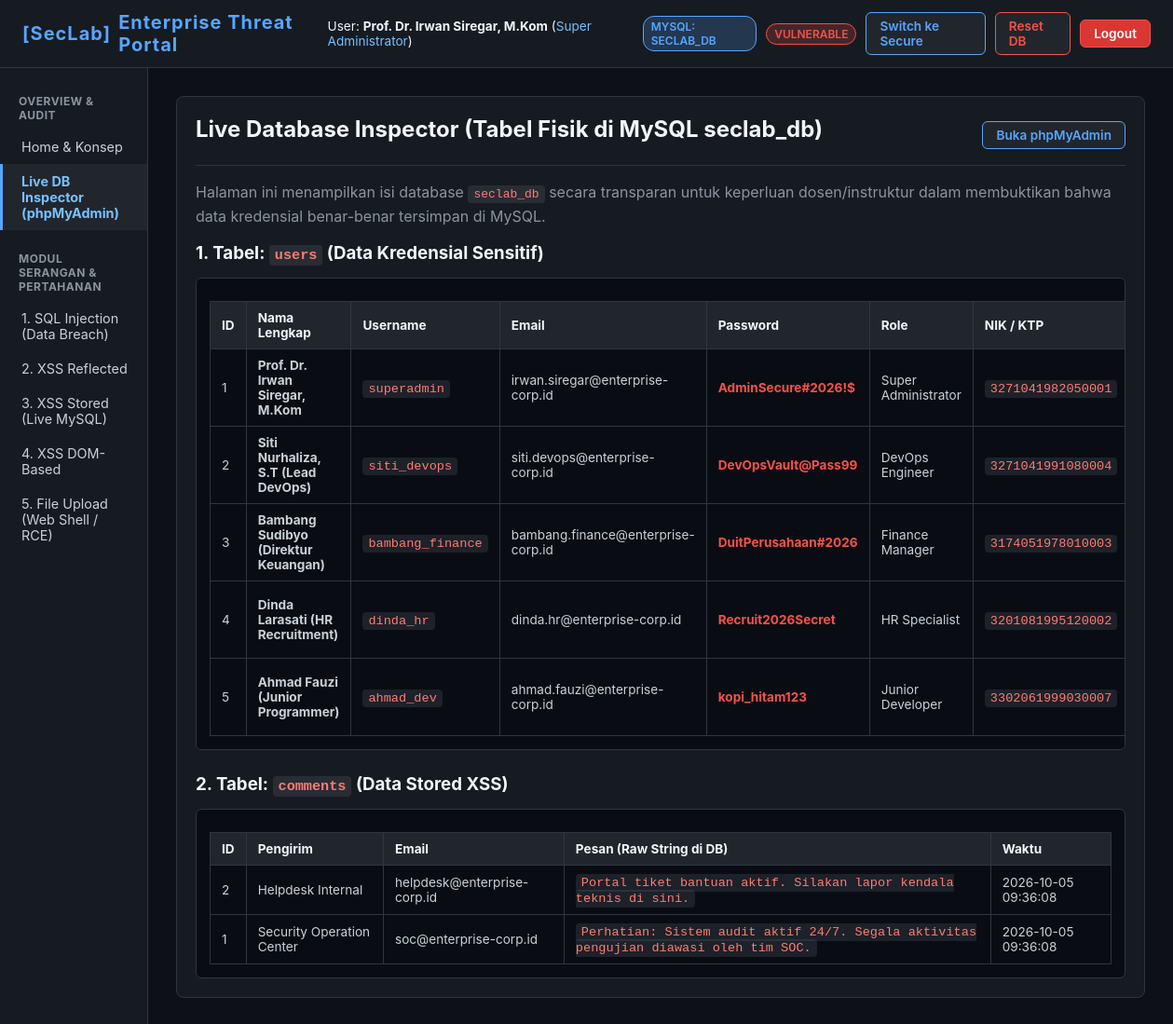
Screenshot of /index.php?page=db_inspector (signed in) with the database file from the repository.
### tables this page shows
CREATE TABLE `users` (
  `id` INT(11) NOT NULL AUTO_INCREMENT,
  `fullname` VARCHAR(150) NOT NULL,
  `username` VARCHAR(80) NOT NULL UNIQUE,
  `email` VARCHAR(120) NOT NULL,
  `password` VARCHAR(255) NOT NULL,
  `role` VARCHAR(50) NOT NULL,
  `nik_ktp` VARCHAR(20) NOT NULL,
  `credit_card` VARCHAR(25) NOT NULL,
  `salary` BIGINT(20) NOT NULL,
  `api_secret_key` VARCHAR(100) NOT NULL,
  PRIMARY KEY (`id`)
);

CREATE TABLE `comments` (
  `id` INT(11) NOT NULL AUTO_INCREMENT,
  `author` VARCHAR(100) NOT NULL,
  `email` VARCHAR(120) NOT NULL,
  `message` TEXT NOT NULL,
  `ip_address` VARCHAR(45) NOT NULL DEFAULT '127.0.0.1',
  `created_at` TIMESTAMP NOT NULL DEFAULT CURRENT_TIMESTAMP,
  PRIMARY KEY (`id`)
);

### index.php (the view, shortened to what this page needs)
<?php
$db_host = '127.0.0.1';
$db_user = 'root';
$db_pass = '';
$db_name = 'seclab_db';
$mysqli = @new mysqli($db_host, $db_user, $db_pass);
if ($mysqli->connect_error) {
    $db_error = "Koneksi MySQL Gagal: " . $mysqli->connect_error . ". Pastikan modul MySQL di XAMPP sudah berstatus 'Running'.";
} else {
    $mysqli->query("CREATE DATABASE IF NOT EXISTS `$db_name` DEFAULT CHARACTER SET utf8mb4 COLLATE utf8mb4_unicode_ci");
}
$page = $_GET['page'] ?? 'home';
$mode = $_SESSION['sec_mode'];
?>
<!DOCTYPE html>
<html lang="id">
<head>
</head>
<body>
<header>
    <div class="logo">
        <span>[SecLab]</span> Enterprise Threat Portal
    </div>
    <div class="header-actions">
        <span style="font-size:0.85rem; color:#f0f6fc;">
            User: <strong><?= htmlspecialchars($_SESSION['fullname'] ?? $_SESSION['username'] ?? 'User') ?></strong>
            (<span style="color:#79c0ff;"><?= htmlspecialchars($_SESSION['role'] ?? 'Guest') ?></span>)
        </span>
        <span class="badge badge-mysql">MySQL: seclab_db</span>
        <span class="badge <?= $mode === 'vulnerable' ? 'badge-danger' : 'badge-success' ?>"><?= strtoupper($mode) ?></span>
        <a href="?page=<?= htmlspecialchars($page) ?>&toggle_mode=1" class="btn btn-mode">
            Switch ke <?= $mode === 'vulnerable' ? 'Secure' : 'Vulnerable' ?>
        </a>
        <a href="?action=reset_db" onclick="return confirm('Reset ulang isi database seclab_db dan file uploads?')" class="btn btn-danger">Reset DB</a>
        <a href="logout.php" class="btn" style="background:#da3633; color:#fff; border-color:#f85149;">Logout</a>
    </div>
</header>
<div class="container">
    <aside>
        <div class="nav-category">Overview & Audit</div>
        <a href="?page=home" class="nav-item <?= $page === 'home' ? 'active' : '' ?>">Home & Konsep</a>
        <a href="?page=db_inspector" class="nav-item <?= $page === 'db_inspector' ? 'active' : '' ?>" style="color:#79c0ff; font-weight:bold;">Live DB Inspector (phpMyAdmin)</a>
        <div class="nav-category" style="margin-top:15px;">Modul Serangan & Pertahanan</div>
        <a href="?page=sqli" class="nav-item <?= $page === 'sqli' ? 'active' : '' ?>">1. SQL Injection (Data Breach)</a>
        <a href="?page=xss_reflected" class="nav-item <?= $page === 'xss_reflected' ? 'active' : '' ?>">2. XSS Reflected</a>
        <a href="?page=xss_stored" class="nav-item <?= $page === 'xss_stored' ? 'active' : '' ?>">3. XSS Stored (Live MySQL)</a>
        <a href="?page=xss_dom" class="nav-item <?= $page === 'xss_dom' ? 'active' : '' ?>">4. XSS DOM-Based</a>
        <a href="?page=upload" class="nav-item <?= $page === 'upload' ? 'active' : '' ?>">5. File Upload (Web Shell / RCE)</a>
    </aside>
    <main>
        <?php
        if ($page === 'home'): ?>
            <div class="card">
                <h2>SecLab - Real-World Data Breach Simulation</h2>
                <p>Laboratorium ini terhubung langsung ke database MySQL <strong><code>seclab_db</code></strong> di phpMyAdmin Anda. Data yang digunakan menyimulasikan data kredensial perusahaan nyata (NIK KTP, Gaji, Nomor Kartu Kredit, Password, dan API Secret Flag).</p>
                <div class="alert alert-info">
                    <strong>Status Sistem:</strong> Aplikasi terhubung aktif ke <strong>MySQL Server (localhost:3306 / seclab_db)</strong>.<br>
                    Anda dapat membuka <strong><a href="http://localhost/phpmyadmin" target="_blank" style="color:#58a6ff; text-decoration:underline;">http://localhost/phpmyadmin</a></strong> secara paralel untuk membandingkan data di phpMyAdmin dengan data yang diekstraksi melalui eksploitasi.
                </div>
                <h3>Tujuan Pembuktian Nyata:</h3>
                <ul style="margin-left: 20px; line-height: 1.8; color: var(--text);">
                    <li><strong>SQL Injection:</strong> Membuktikan bagaimana satu baris parameter tanpa sanitasi mampu membocorkan 100% data karyawan, NIK, kartu kredit, dan gaji dari database MySQL.</li>
                    <li><strong>Stored XSS:</strong> Membuktikan script malware tersimpan secara fisik di dalam tabel MySQL <code>comments</code> dan otomatis tereksekusi pada browser korban lain.</li>
                    <li><strong>Insecure File Upload:</strong> Membuktikan eksekusi Web Shell yang menembus direktori web server.</li>
                </ul>
            </div>
        <?php
        elseif ($page === 'db_inspector'):
            $users_res = $mysqli ? $mysqli->query("SELECT * FROM users") : null;
            $comments_res = $mysqli ? $mysqli->query("SELECT * FROM comments ORDER BY id DESC") : null;
        ?>
            <div class="card">
                <div class="card-header">
                    <h2>Live Database Inspector (Tabel Fisik di MySQL seclab_db)</h2>
                    <a href="http://localhost/phpmyadmin/index.php?route=/database/structure&db=seclab_db" target="_blank" class="btn btn-mode">Buka phpMyAdmin</a>
                </div>
                <p>Halaman ini menampilkan isi database <code>seclab_db</code> secara transparan untuk keperluan dosen/instruktur dalam membuktikan bahwa data kredensial benar-benar tersimpan di MySQL.</p>
                <h3>1. Tabel: <code>users</code> (Data Kredensial Sensitif)</h3>
                <div class="result-box">
                    <table>
                        <thead>
                            <tr>
                                <th>ID</th>
                                <th>Nama Lengkap</th>
                                <th>Username</th>
                                <th>Email</th>
                                <th>Password</th>
                                <th>Role</th>
                                <th>NIK / KTP</th>
                            </tr>
                        </thead>
                        <tbody>
                            <?php if ($users_res): while ($u = $users_res->fetch_assoc()): ?>
                                <tr>
                                    <td><?= $u['id'] ?></td>
                                    <td><strong><?= htmlspecialchars($u['fullname']) ?></strong></td>
                                    <td><code><?= htmlspecialchars($u['username']) ?></code></td>
                                    <td><?= htmlspecialchars($u['email']) ?></td>
                                    <td><span style="color:#f85149; font-weight:bold;"><?= htmlspecialchars($u['password']) ?></span></td>
                                    <td><?= htmlspecialchars($u['role']) ?></td>
                                    <td><code><?= htmlspecialchars($u['nik_ktp']) ?></code></td>
                                </tr>
                            <?php endwhile; endif; ?>
                        </tbody>
                    </table>
                </div>
                <h3 style="margin-top:25px;">2. Tabel: <code>comments</code> (Data Stored XSS)</h3>
                <div class="result-box">
                    <table>
                        <thead>
                            <tr><th>ID</th><th>Pengirim</th><th>Email</th><th>Pesan (Raw String di DB)</th><th>Waktu</th></tr>
                        </thead>
                        <tbody>
                            <?php if ($comments_res): while ($cm = $comments_res->fetch_assoc()): ?>
                                <tr>
                                    <td><?= $cm['id'] ?></td>
                                    <td><?= htmlspecialchars($cm['author']) ?></td>
                                    <td><?= htmlspecialchars($cm['email']) ?></td>
                                    <td><code><?= htmlspecialchars($cm['message']) ?></code></td>
                                    <td><?= $cm['created_at'] ?></td>
                                </tr>
                            <?php endwhile; endif; ?>
                        </tbody>
                    </table>
                </div>
            </div>
        <?php
        endif; ?>
    </main>
</div>
</body>
</html>

### index.php (style rules this page uses)
:root { --bg: #0d1117; --surface: #161b22; --surface-hover: #21262d; --border: #30363d; --text: #c9d1d9; --text-bright: #f0f6fc; --accent: #58a6ff; --danger: #f85149; --success: #3fb950; --warning: #d29922; --code-bg: #090d13; }
* { box-sizing: border-box; margin: 0; padding: 0; font-family: -apple-system, BlinkMacSystemFont, "Segoe UI", Roboto, monospace; }
body { background: var(--bg); color: var(--text); min-height: 100vh; display: flex; flex-direction: column; }
header { background: var(--surface); border-bottom: 1px solid var(--border); padding: 12px 24px; display: flex; justify-content: space-between; align-items: center; }
.logo { font-size: 1.25rem; font-weight: 700; color: var(--accent); letter-spacing: 1px; display:flex; align-items:center; gap:8px; }
.badge { font-size: 0.75rem; padding: 3px 8px; border-radius: 12px; font-weight: 600; text-transform: uppercase; }
.badge-danger { background: rgba(248, 81, 73, 0.2); color: var(--danger); border: 1px solid var(--danger); }
.badge-mysql { background: rgba(88, 166, 255, 0.2); color: var(--accent); border: 1px solid var(--accent); }
.header-actions { display: flex; gap: 10px; align-items: center; }
.btn { padding: 6px 14px; border-radius: 6px; font-size: 0.85rem; font-weight: 600; cursor: pointer; text-decoration: none; border: 1px solid var(--border); color: var(--text-bright); background: var(--surface-hover); transition: 0.2s; }
.btn-mode { border-color: var(--accent); color: var(--accent); }
.btn-danger { border-color: var(--danger); color: var(--danger); }
.container { display: flex; flex: 1; }
aside { width: 270px; background: var(--surface); border-right: 1px solid var(--border); padding: 20px 0; }
.nav-category { font-size: 0.75rem; text-transform: uppercase; color: #8b949e; padding: 8px 20px; font-weight: 700; letter-spacing: 0.5px; }
.nav-item { display: block; padding: 10px 20px; color: var(--text); text-decoration: none; font-size: 0.9rem; transition: 0.2s; border-left: 3px solid transparent; }
.nav-item.active { background: var(--surface-hover); color: var(--accent); border-left-color: var(--accent); font-weight: 600; }
main { flex: 1; padding: 30px; max-width: 1100px; }
h1, h2, h3 { color: var(--text-bright); margin-bottom: 12px; }
p { line-height: 1.6; margin-bottom: 15px; color: #8b949e; }
.card { background: var(--surface); border: 1px solid var(--border); border-radius: 8px; padding: 20px; margin-bottom: 24px; }
.card-header { border-bottom: 1px solid var(--border); padding-bottom: 12px; margin-bottom: 16px; display: flex; justify-content: space-between; align-items: center; }
.result-box { background: var(--code-bg); border: 1px solid var(--border); border-radius: 6px; padding: 14px; margin-top: 15px; overflow-x: auto; }
table { width: 100%; border-collapse: collapse; margin-top: 10px; font-size: 0.85rem; }
th, td { border: 1px solid var(--border); padding: 9px 12px; text-align: left; }
th { background: var(--surface-hover); color: var(--text-bright); }
code { font-family: monospace; background: rgba(110,118,129,0.2); padding: 2px 6px; border-radius: 4px; color: #ff7b72; }

### rows the page displays
users: id "1", fullname "Prof. Dr. Irwan Siregar, M.Kom", username "superadmin", email "irwan.siregar@enterprise-corp.id", password "AdminSecure#2026!$", role "Super Administrator", nik_ktp "3271041982050001"
users: id "2", fullname "Siti Nurhaliza, S.T (Lead DevOps)", username "siti_devops", email "siti.devops@enterprise-corp.id", password "DevOpsVault@Pass99", role "DevOps Engineer", nik_ktp "3271041991080004"
users: id "3", fullname "Bambang Sudibyo (Direktur Keuangan)", username "bambang_finance", email "bambang.finance@enterprise-corp.id", password "DuitPerusahaan#2026", role "Finance Manager", nik_ktp "3174051978010003"
users: id "4", fullname "Dinda Larasati (HR Recruitment)", username "dinda_hr", email "dinda.hr@enterprise-corp.id", password "Recruit2026Secret", role "HR Specialist", nik_ktp "3201081995120002"
users: id "5", fullname "Ahmad Fauzi (Junior Programmer)", username "ahmad_dev", email "ahmad.fauzi@enterprise-corp.id", password "kopi_hitam123", role "Junior Developer", nik_ktp "3302061999030007"
comments: id "2", author "Helpdesk Internal", email "helpdesk@enterprise-corp.id", message "Portal tiket bantuan aktif. Silakan lapor kendala teknis di sini.", created_at "2026-10-05 09:36:08"
comments: id "1", author "Security Operation Center", email "soc@enterprise-corp.id", message "Perhatian: Sistem audit aktif 24/7. Segala aktivitas pengujian diawasi oleh tim SOC.", created_at "2026-10-05 09:36:08"

### other values shown
$_SESSION['fullname'] "Prof. Dr. Irwan Siregar, M.Kom"
$_SESSION['role'] "Super Administrator"
$mode "VULNERABLE"
